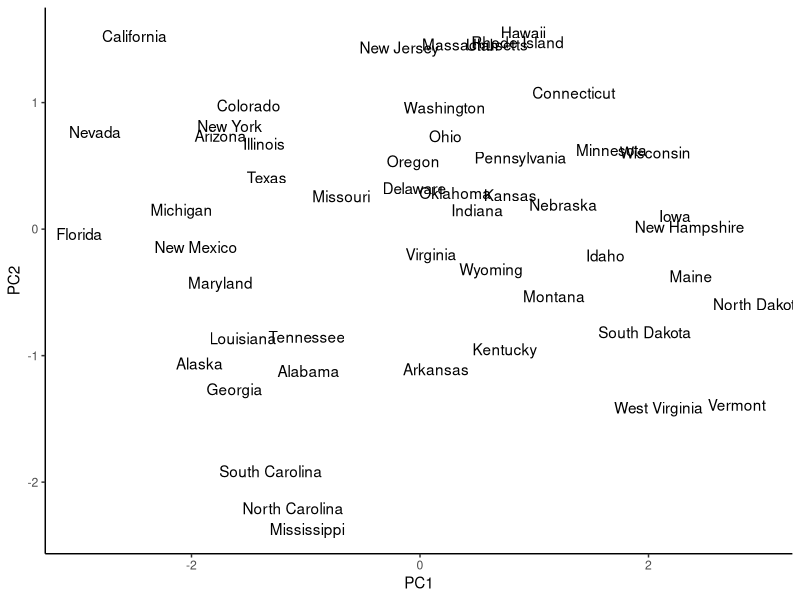
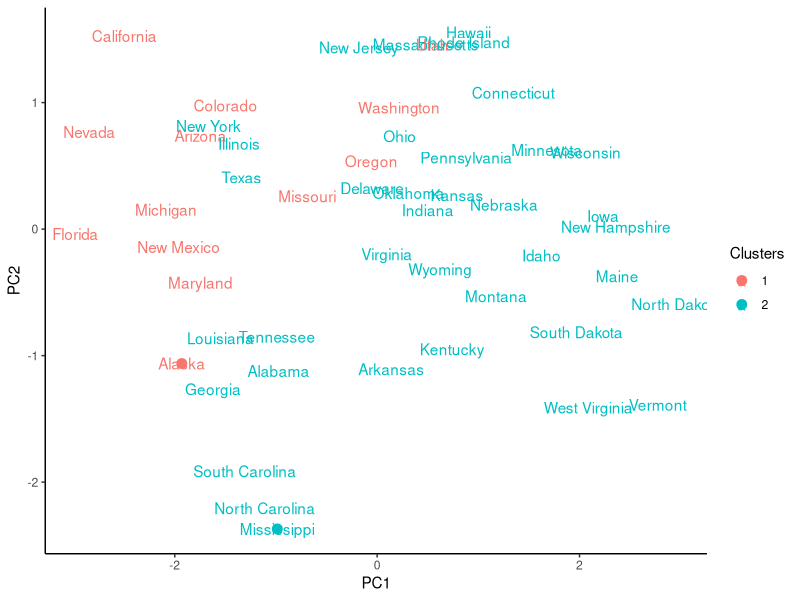
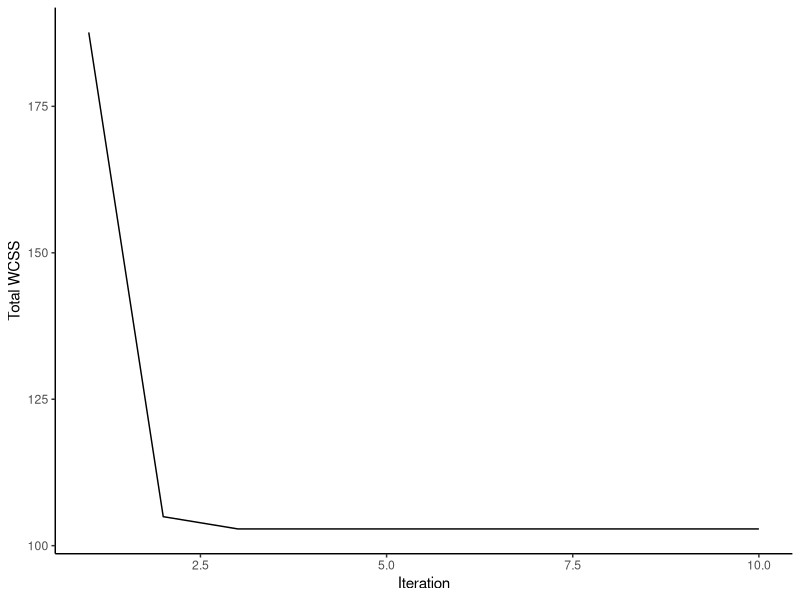
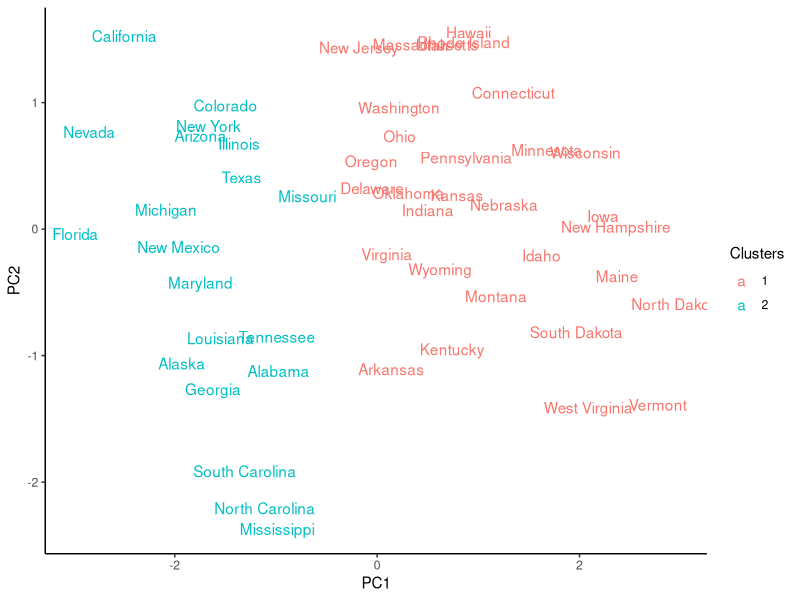
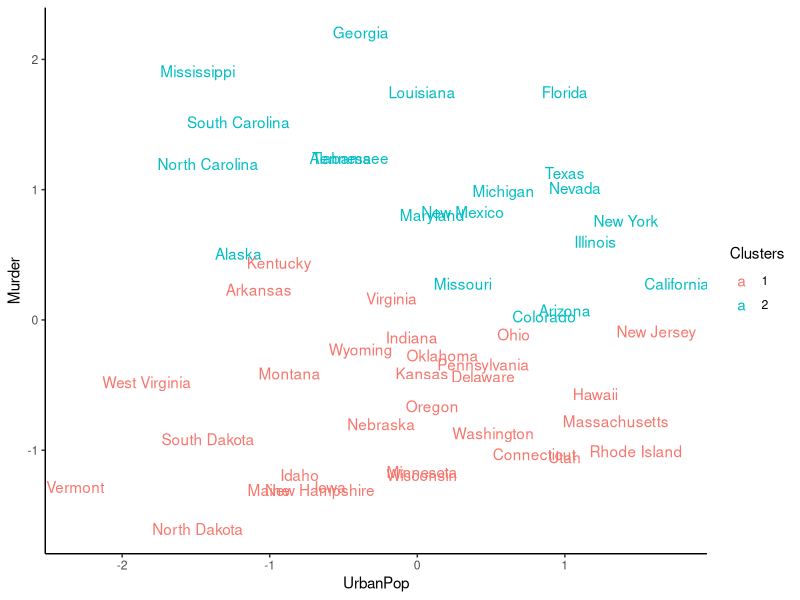
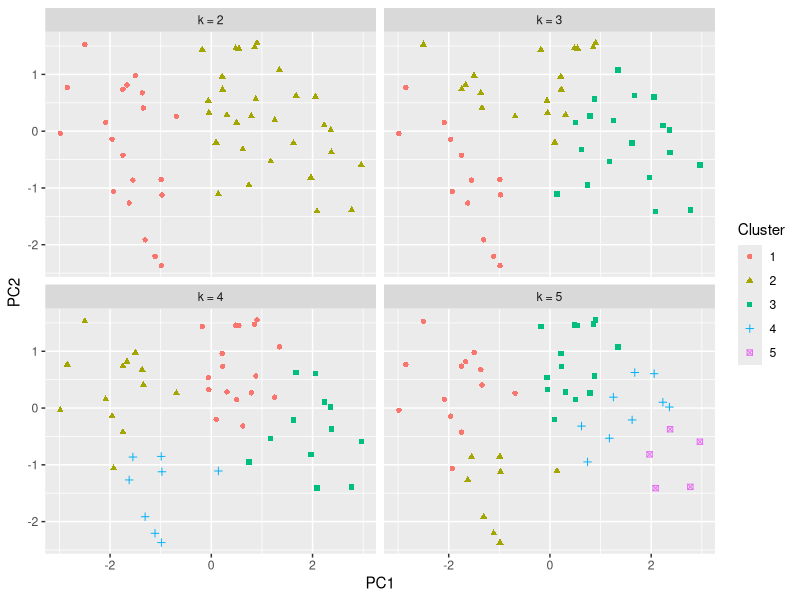
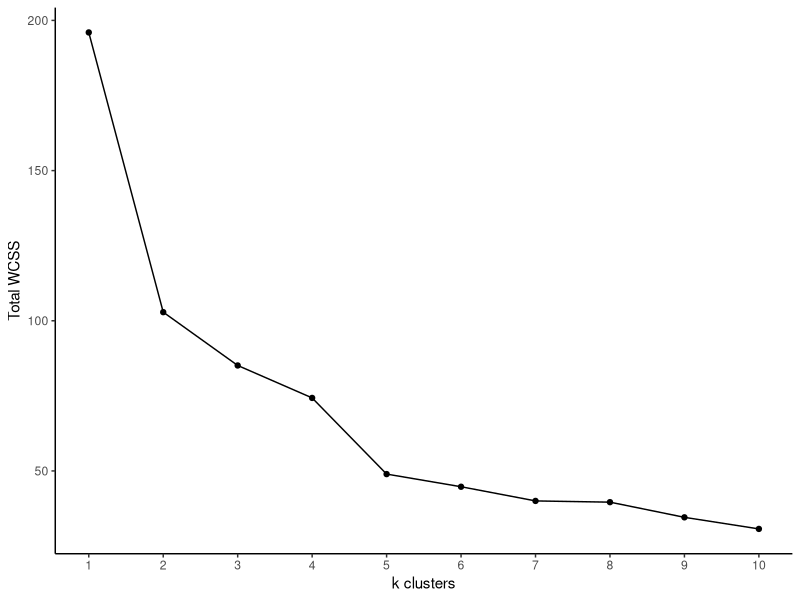

Here is the R script that generated these plots, in order:
## ---- chunk 1
knitr::opts_chunk$set(
  fig.path = "images/k_means/"
)
## ---- chunk 2
library(ggplot2)
library(dplyr)
library(tidyr)

data("USArrests")  
head(USArrests)
## ---- chunk 3
USArrests_scaled <- scale(USArrests)
head(USArrests_scaled)
## ---- chunk 4
pca_USArrests <- prcomp(USArrests_scaled, scale. = F)
pca_USArrests_df <- as.data.frame(pca_USArrests$x) %>%
  dplyr::select(PC1, PC2) %>%
  cbind(States = rownames(USArrests)) 

ggplot(pca_USArrests_df, aes(x = PC1, y = PC2)) + 
  geom_text(aes(label = States)) + 
  theme_classic()
## ---- chunk 5
k = 2
centroids = sample.int(dim(USArrests_scaled)[1], k) #randomly select k integers from 1 to the length of the data.
centroid_points = USArrests_scaled[centroids,] %>% as.matrix() #use the selected integers as indices and select for them in the data frame. 
centroid_points
## ---- chunk 6
dataPoints <- as.matrix( USArrests_scaled)
dist_mat <- matrix(0, nrow = nrow(dataPoints), ncol = k) #initialize an empty matrix
for (j in 1:k)
  {
    for (i in 1:nrow(dataPoints))
    {
    dist_mat[i,j] = sqrt(sum((dataPoints[i,1:ncol(dataPoints)] - centroid_points[j,1:ncol(centroid_points)])^2))
    }
  }
head(dist_mat)
## ---- chunk 7
cluster = factor(apply(dist_mat, 1, which.min)) #selects the column index with the smallest distance
head(cluster)
## ---- chunk 8
dist_mat_cluster <- list()
for(i in 1:k){
  dist_mat_cluster[[i]] <- dist_mat[which(cluster == i),i]^2
}

within_cluster_ss <- unlist(lapply(dist_mat_cluster, sum))

cat('Within-cluster sum of squares:')
within_cluster_ss

total_WCSS = sum(within_cluster_ss)
cat('\nTotal within-cluster sum of squares:', total_WCSS)
## ---- chunk 9
pca_USArrests_df <- as.data.frame(pca_USArrests$x) %>%
  dplyr::select(PC1, PC2) %>%
  cbind(States = rownames(USArrests)) %>%
  cbind(Clusters = cluster)

centroid_points_unscaled <- apply(centroid_points, 1,  function(x) 
  { x * pca_USArrests$scale + pca_USArrests$center}) %>% t()
rownames(centroid_points_unscaled) <- c(1:k)

centroid_coord <- predict(pca_USArrests, centroid_points_unscaled) %>% as.data.frame() # adding the centroid coordinates

ggplot(pca_USArrests_df, aes(x = PC1, y = PC2,)) + 
  geom_text(aes(label = States, color = Clusters)) + # labeling the centroids
  geom_point(data =  centroid_coord,
             mapping =  aes(x = PC1, y = PC2,  color = rownames(centroid_coord)), 
             size = 3)  + 
  theme_classic()
## ---- chunk 10
new_centroid = USArrests_scaled %>% 
  as.data.frame() %>%
  cbind(Clusters = cluster) %>%
  group_by(Clusters) %>%
  summarise_all(mean)
new_centroid

centroid_points = new_centroid[,-1] %>% as.matrix()
## ---- chunk 11
k_means_ <- function(df, k, iters){
  #initialize random centroids
  centroids = sample.int(dim(df)[1], k)
  centroid_points = df[centroids,] %>% as.matrix()
  dataPoints <- as.matrix(df)
  
  #initialize WCSS
  within_cluster_ss <- c()
  
  for (i in 1:iters){
    dist_mat <- matrix(0, nrow = nrow(dataPoints), ncol = k)
    for (j in 1:k)
      {
        for (i in 1:nrow(dataPoints))
        {
        dist_mat[i,j] = sqrt(sum((dataPoints[i,1:ncol(dataPoints)] - centroid_points[j,1:ncol(centroid_points)])^2))
        }
      }
    
    cluster = factor(apply(dist_mat, 1, which.min))
    dist_mat_cluster <- list()
    for(i in 1:k){
      dist_mat_cluster[[i]] <- dist_mat[which(cluster == i),i]^2
    }
    
    within_cluster_ss_temp <- unlist(lapply(dist_mat_cluster, sum))
    within_cluster_ss <- append(within_cluster_ss, within_cluster_ss_temp)
  
    
    new_centroid = df %>% 
    as.data.frame() %>%
    cbind(Clusters = cluster) %>%
    group_by(Clusters) %>%
    summarise_all(mean)
    centroid_points = new_centroid[,-1] %>% as.matrix()
  }
  within_cluster_ss <- t(array(within_cluster_ss, dim = c(k, iters)))
  return(list(Cluster = cluster , 
              WCSS = within_cluster_ss))
}
## ---- chunk 12
iters = 10
k = 2
USArrests_scaled <- scale(USArrests)

k_means <- k_means_(USArrests_scaled, k, iters)
k_means
## ---- chunk 13
df <- rowSums(k_means$WCSS) %>% 
  as.data.frame() %>%
  cbind(iter = c(1:iters)) 

ggplot(df, aes(y = ., x = iter)) + 
  geom_line() + labs(x = 'Iteration', y =  'Total WCSS') + 
  theme_classic()
## ---- chunk 14
pca_USArrests_df <- as.data.frame(pca_USArrests$x) %>%
  dplyr::select(PC1, PC2) %>%
  cbind(States = rownames(USArrests)) %>%
  cbind(Clusters = k_means$Cluster)

ggplot(pca_USArrests_df, aes(x = PC1, y = PC2)) + 
  geom_text(aes(label = States, color = Clusters))  + 
  theme_classic()
## ---- chunk 15
USArrests_df <- USArrests_scaled %>%
  as.data.frame() %>%
  cbind(States = rownames(USArrests)) %>%
  cbind(Clusters = k_means$Cluster)

ggplot(USArrests_df, aes(x = UrbanPop, y = Murder,)) + 
  geom_text(aes(label = States, color = Clusters)) + 
  theme_classic()
## ---- chunk 16
k_means_test <- lapply(c(2:5), function(k) {k_means_(USArrests_scaled, k, iters)})
cluster_list <- lapply(k_means_test, function(x) x[[1]])
names(cluster_list) <- paste('k =',c(2:5))

cluster_list_df <- do.call(cbind, cluster_list)

pca_USArrests_df <- as.data.frame(pca_USArrests$x) %>%
  dplyr::select(PC1, PC2) %>%
  cbind(States = rownames(USArrests)) %>%
  cbind(cluster_list_df) %>% 
  pivot_longer(cols = names(cluster_list))

ggplot(pca_USArrests_df, aes(x = PC1, y = PC2 )) + geom_point(aes(shape = factor(value), color = factor(value)) ) + facet_wrap(~name) + labs(color  = "Cluster", shape = "Cluster") 

## ---- chunk 17
k_means_test <- lapply(c(1:10), function(k) {k_means_(USArrests_scaled, k, iters)})
WCSS_list <- lapply(k_means_test, function(x) x[[2]][iters,])
total_WCSS_list <- lapply(WCSS_list, sum)

df <- data.frame(Y = unlist(total_WCSS_list), X = c(1:10))

ggplot(df, aes(x = X, y = Y)) + 
  geom_line() + 
  geom_point() + 
  labs(x = 'k clusters', y = 'Total WCSS') + 
  scale_x_continuous(breaks = c(1:10)) + 
  theme_classic()
